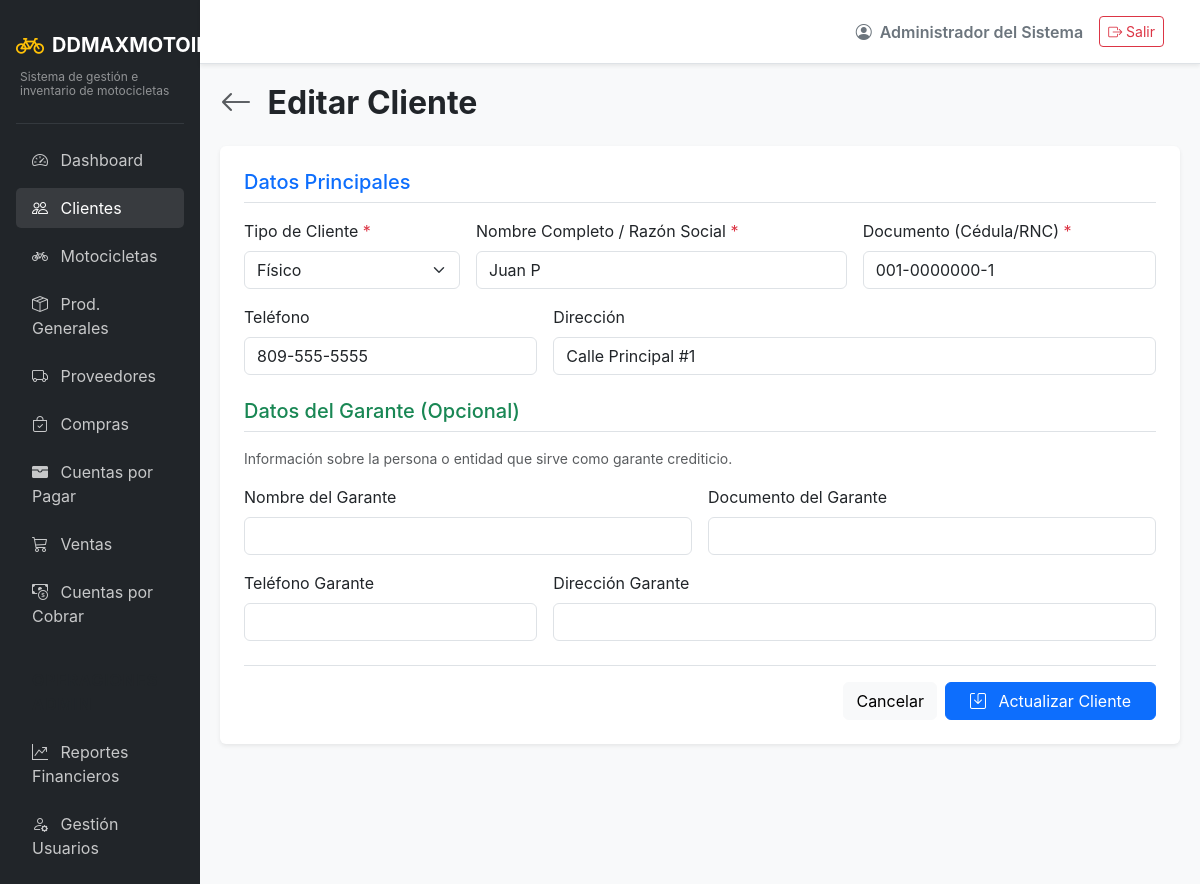
Page /clients/edit/2 (signed in) on the committed database.
### app/models/auth.py (models this page shows, shortened)
class Usuarios(UserMixin, db.Model):
    __tablename__ = 'usuarios'
    id = db.Column(db.Integer, primary_key=True)
    usuario = db.Column(db.String(50), unique=True, nullable=False)
    password_hash = db.Column(db.String(255), nullable=False)
    rol_id = db.Column(db.Integer, db.ForeignKey('roles.id'), nullable=False)
    estado = db.Column(db.String(20), default='activo') # activo/inactivo
    nombre = db.Column(db.String(100), nullable=False)
    created_at = db.Column(db.DateTime, default=datetime.utcnow)
    updated_at = db.Column(db.DateTime, default=datetime.utcnow, onupdate=datetime.utcnow)

### app/models/entities.py (models this page shows)
class Clientes(db.Model):
    __tablename__ = 'clientes'
    id = db.Column(db.Integer, primary_key=True)
    tipo = db.Column(db.String(20), nullable=False) # fisico, juridico
    nombre = db.Column(db.String(150), nullable=False)
    documento = db.Column(db.String(50), unique=True, nullable=False)
    telefono = db.Column(db.String(20))
    direccion = db.Column(db.String(255))
    nombre_garante = db.Column(db.String(150))
    documento_garante = db.Column(db.String(50))
    telefono_garante = db.Column(db.String(20))
    direccion_garante = db.Column(db.String(255))
    created_at = db.Column(db.DateTime, default=datetime.utcnow)

### app/routes/clients.py (the view, shortened to what this page needs)
@clients_bp.route('/edit/<int:id>', methods=['GET', 'POST'])
def edit_client(id):
    cliente = db.session.get(Clientes, id)
    if not cliente:
        flash('Cliente no encontrado.', 'danger')
        return redirect(url_for('clients.list_clients'))
    return render_template('clients/form.html', cliente=cliente)

### app/models/auth.py (called while the page is built)
@login_manager.user_loader
def load_user(user_id):
    return db.session.get(Usuarios, int(user_id))

### app/templates/clients/form.html (shortened to what this page needs)
{% extends "base.html" %}
{% block content %}
<div class="d-flex justify-content-between align-items-center mb-4">
    <h2 class="fw-bold mb-0">
        <a href="{{ url_for('clients.list_clients') }}" class="text-decoration-none text-muted me-2"><i class="bi bi-arrow-left"></i></a>
        {{ 'Editar Cliente' if cliente else 'Nuevo Cliente' }}
    </h2>
</div>
<div class="card shadow-sm border-0">
    <div class="card-body p-4">
        <form method="POST" action="{{ url_for('clients.edit_client', id=cliente.id) if cliente else url_for('clients.create_client') }}">
            <h5 class="mb-3 text-primary border-bottom pb-2">Datos Principales</h5>
            <div class="row g-3 mb-4">
                <div class="col-md-3">
                    <label for="tipo" class="form-label">Tipo de Cliente <span class="text-danger">*</span></label>
                    <select class="form-select" id="tipo" name="tipo" required>
                        <option value="fisico" {{ 'selected' if cliente and cliente.tipo == 'fisico' else '' }}>Físico</option>
                    </select>
                </div>
                <div class="col-md-5">
                    <label for="nombre" class="form-label">Nombre Completo / Razón Social <span class="text-danger">*</span></label>
                    <input type="text" class="form-control" id="nombre" name="nombre" value="{{ cliente.nombre if cliente else '' }}" required>
                </div>
                <div class="col-md-4">
                    <label for="documento" class="form-label">Documento (Cédula/RNC) <span class="text-danger">*</span></label>
                    <input type="text" class="form-control" id="documento" name="documento" value="{{ cliente.documento if cliente else '' }}" required>
                </div>
                <div class="col-md-4">
                    <label for="telefono" class="form-label">Teléfono</label>
                    <input type="text" class="form-control" id="telefono" name="telefono" value="{{ cliente.telefono if cliente else '' }}">
                </div>
                <div class="col-md-8">
                    <label for="direccion" class="form-label">Dirección</label>
                    <input type="text" class="form-control" id="direccion" name="direccion" value="{{ cliente.direccion if cliente else '' }}">
                </div>
            </div>
            <h5 class="mb-3 text-success border-bottom pb-2">Datos del Garante (Opcional)</h5>
            <p class="text-muted small mb-3">Información sobre la persona o entidad que sirve como garante crediticio.</p>
            <div class="row g-3">
                <div class="col-md-6">
                    <label for="nombre_garante" class="form-label">Nombre del Garante</label>
                    <input type="text" class="form-control" id="nombre_garante" name="nombre_garante" value="{{ cliente.nombre_garante if cliente else '' }}">
                </div>
                <div class="col-md-6">
                    <label for="documento_garante" class="form-label">Documento del Garante</label>
                    <input type="text" class="form-control" id="documento_garante" name="documento_garante" value="{{ cliente.documento_garante if cliente else '' }}">
                </div>
                <div class="col-md-4">
                    <label for="telefono_garante" class="form-label">Teléfono Garante</label>
                    <input type="text" class="form-control" id="telefono_garante" name="telefono_garante" value="{{ cliente.telefono_garante if cliente else '' }}">
                </div>
                <div class="col-md-8">
                    <label for="direccion_garante" class="form-label">Dirección Garante</label>
                    <input type="text" class="form-control" id="direccion_garante" name="direccion_garante" value="{{ cliente.direccion_garante if cliente else '' }}">
                </div>
            </div>
            <div class="d-flex justify-content-end mt-4 pt-3 border-top">
                <a href="{{ url_for('clients.list_clients') }}" class="btn btn-light me-2">Cancelar</a>
                <button type="submit" class="btn btn-primary px-4">
                    <i class="bi bi-save me-2"></i> {{ 'Actualizar Cliente' if cliente else 'Guardar Cliente' }}
                </button>
            </div>
        </form>
    </div>
</div>
{% endblock %}

### app/templates/base.html (shortened to what this page needs)
<!DOCTYPE html>
<html lang="es">
<head>
    <link href="https://cdn.jsdelivr.net/npm/bootstrap@5.3.2/dist/css/bootstrap.min.css" rel="stylesheet">
    <link href="https://cdn.jsdelivr.net/npm/bootstrap-icons@1.11.1/font/bootstrap-icons.css" rel="stylesheet">
</head>
<body>
    <div class="container-fluid p-0">
        <div class="row g-0">
            <div class="col-md-2 sidebar d-none d-md-block p-3">
                <a href="{{ url_for('main.dashboard') }}" class="text-decoration-none d-flex flex-column mb-4 mt-2">
                    <div class="d-flex align-items-center">
                        <i class="bi bi-bicycle fs-3 text-warning me-2"></i>
                        <span class="fs-5 text-white fw-bold">DDMAXMOTOIMPORT</span>
                    </div>
                    <div class="text-white-50 mt-1 ps-1" style="font-size: 0.75rem; line-height: 1.2;">Sistema de gestión e inventario de motocicletas</div>
                </a>
                <hr class="text-secondary">
                <ul class="nav flex-column gap-2">
                    <li class="nav-item">
                        <a class="nav-link {% if request.endpoint and request.endpoint.startswith('main.') %}active{% endif %}" href="{{ url_for('main.dashboard') }}">
                            <i class="bi bi-speedometer2 me-2"></i> Dashboard
                        </a>
                    </li>
                    <li class="nav-item">
                        <a class="nav-link {% if request.endpoint and request.endpoint.startswith('clients.') %}active{% endif %}" href="{{ url_for('clients.list_clients') }}">
                            <i class="bi bi-people me-2"></i> Clientes
                        </a>
                    </li>
                    <li class="nav-item">
                        <a class="nav-link {% if request.endpoint and request.endpoint.startswith('inventory.') and 'product' not in request.endpoint %}active{% endif %}" href="{{ url_for('inventory.list_motorcycles') }}">
                            <i class="bi bi-bicycle me-2"></i> Motocicletas
                        </a>
                    </li>
                    <li class="nav-item">
                        <a class="nav-link {% if request.endpoint and request.endpoint.startswith('inventory.') and 'product' in request.endpoint %}active{% endif %}" href="{{ url_for('inventory.list_products') }}">
                            <i class="bi bi-box-seam me-2"></i> Prod. Generales
                        </a>
                    </li>
                    <li class="nav-item">
                        <a class="nav-link {% if request.endpoint and request.endpoint.startswith('suppliers.') %}active{% endif %}" href="{{ url_for('suppliers.list_suppliers') }}">
                            <i class="bi bi-truck me-2"></i> Proveedores
                        </a>
                    </li>
                    <li class="nav-item">
                        <a class="nav-link {% if request.endpoint and request.endpoint.startswith('purchases.') %}active{% endif %}" href="{{ url_for('purchases.list_purchases') }}">
                            <i class="bi bi-bag-check me-2"></i> Compras
                        </a>
                    </li>
                    <li class="nav-item">
                        <a class="nav-link {% if request.endpoint and request.endpoint.startswith('payables.') %}active{% endif %}" href="{{ url_for('payables.list_accounts') }}">
                            <i class="bi bi-wallet-fill me-2"></i> Cuentas por Pagar
                        </a>
                    </li>
                    <li class="nav-item">
                        <a class="nav-link {% if request.endpoint and request.endpoint.startswith('sales.') %}active{% endif %}" href="{{ url_for('sales.list_sales') }}">
                            <i class="bi bi-cart3 me-2"></i> Ventas
                        </a>
                    </li>
                    <li class="nav-item">
                        <a class="nav-link {% if request.endpoint and request.endpoint.startswith('accounts.') %}active{% endif %}" href="{{ url_for('accounts.list_accounts') }}">
                            <i class="bi bi-cash-coin me-2"></i> Cuentas por Cobrar
                        </a>
                    </li>
                    {% if current_user.is_authenticated and current_user.rol.nombre|upper in ['ADMIN', 'ADMINISTRADOR'] %}
                    <li class="nav-item mt-3">
                        <span class="nav-link text-uppercase small fw-bold text-muted" style="letter-spacing: 1px;">Operaciones Admin</span>
                    </li>
                    <li class="nav-item">
                        <a class="nav-link {% if request.endpoint and request.endpoint.startswith('reports.') %}active{% endif %}" href="{{ url_for('reports.sales_report') }}">
                            <i class="bi bi-graph-up-arrow me-2"></i> Reportes Financieros
                        </a>
                    </li>
                    <li class="nav-item">
                        <a class="nav-link" href="#" onclick="alert('Módulo de usuarios en desarrollo'); return false;">
                            <i class="bi bi-person-gear me-2"></i> Gestión Usuarios
                        </a>
                    </li>
                    {% endif %}
                </ul>
            </div>
            <div class="col-md-10 d-flex flex-column vh-100">
                <nav class="navbar navbar-expand-lg navbar-light bg-white border-bottom shadow-sm px-4 py-3">
                    <div class="container-fluid">
                        <div class="ms-auto d-flex align-items-center">
                            <span class="me-3 fw-semibold text-secondary">
                                <i class="bi bi-person-circle me-1"></i> {{ current_user.nombre }}
                            </span>
                            <a href="{{ url_for('auth.logout') }}" class="btn btn-outline-danger btn-sm">
                                <i class="bi bi-box-arrow-right"></i> Salir
                            </a>
                        </div>
                    </div>
                </nav>
                <main class="content-area flex-grow-1 overflow-auto">
                    {% block content %}{% endblock %}
                </main>
            </div>
        </div>
    </div>
</body>
</html>

### app/templates/base.html (style rules this page uses)
body { background-color: #f8f9fa; font-family: 'Inter', sans-serif; }
.sidebar { background-color: #212529; min-height: 100vh; color: #fff; }
.sidebar .nav-link { color: rgba(255,255,255,.75); transition: 0.3s; }
.sidebar .nav-link:hover, .sidebar .nav-link.active { color: #fff; background: rgba(255,255,255,.1); border-radius: 5px; }
.content-area { padding: 20px; }

### rows in the picture
Usuarios: nombre "Administrador del Sistema"
Clientes: nombre "Juan P", documento "001-0000000-1", telefono "809-555-5555", direccion "Calle Principal #1"

### other values in the picture
{{ 'Editar Cliente' if cliente else 'Nuevo Cliente' }} "Editar Cliente"
{{ 'Actualizar Cliente' if cliente else 'Guardar Cliente' }} "Actualizar Cliente"
